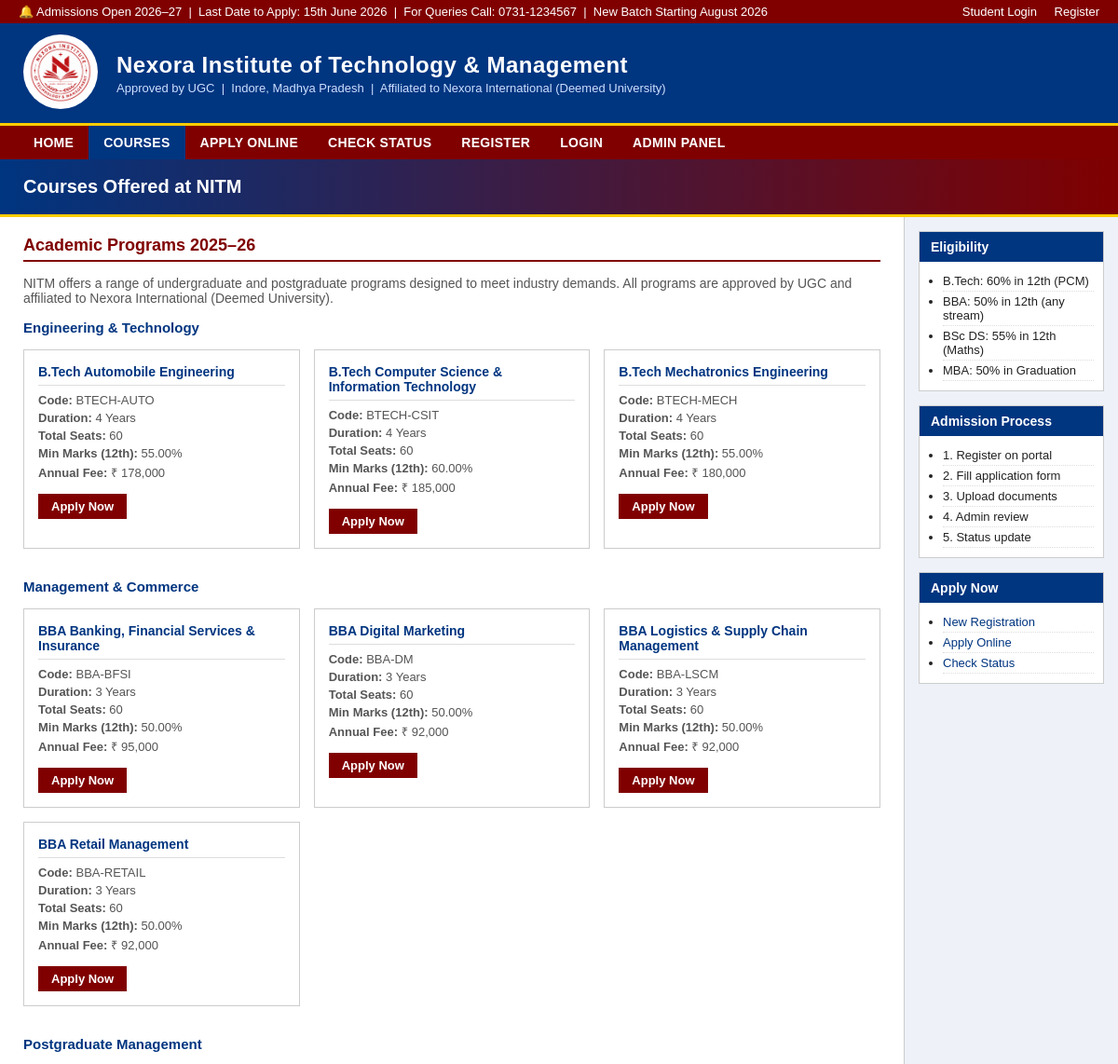
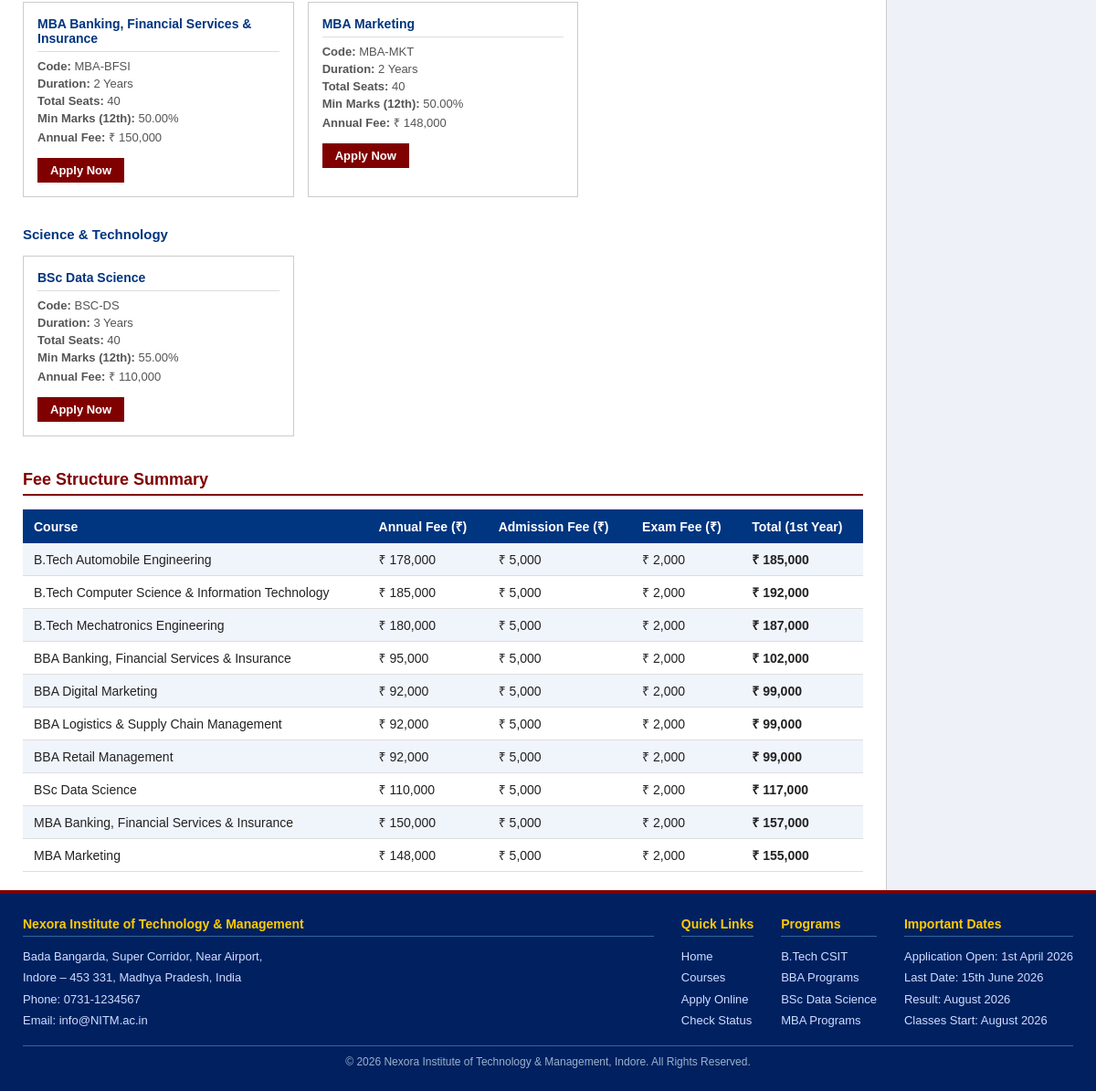
/courses.php, run on the app's committed database (2 pictures, top to bottom).
### tables this page shows
CREATE TABLE courses (
    course_id    INT AUTO_INCREMENT PRIMARY KEY,
    course_name  VARCHAR(150) NOT NULL,
    course_code  VARCHAR(20)  NOT NULL UNIQUE,
    department   VARCHAR(100),
    duration     VARCHAR(20),
    total_seats  INT          DEFAULT 60,
    min_marks    DECIMAL(5,2) DEFAULT 50.00,
    fee_per_year DECIMAL(10,2)
);

CREATE TABLE fees (
    fee_id           INT AUTO_INCREMENT PRIMARY KEY,
    course_id        INT NOT NULL UNIQUE,
    annual_fee       DECIMAL(10,2) NOT NULL,
    admission_fee    DECIMAL(10,2) DEFAULT 5000.00,
    exam_fee         DECIMAL(10,2) DEFAULT 2000.00,
    hostel_fee       DECIMAL(10,2) DEFAULT 60000.00,
    FOREIGN KEY (course_id) REFERENCES courses(course_id) ON DELETE CASCADE
);

### courses.php (the view, shortened to what this page needs)
<?php
require_once 'config.php';
include 'includes/header.php';
$result = mysqli_query($conn, "SELECT * FROM courses ORDER BY department, course_name");
$courses = mysqli_fetch_all($result, MYSQLI_ASSOC);
$departments = [];
foreach ($courses as $c) {
    $departments[$c['department']][] = $c;
}
?>
<div class="page-banner">Courses Offered at NITM</div>
<div class="container">
    <div class="main-content">
        <h2 class="section-title">Academic Programs 2025–26</h2>
        <p style="font-size:14px; color:#555; margin-bottom:15px;">
            NITM offers a range of undergraduate and postgraduate programs designed to meet industry demands.
            All programs are approved by UGC and affiliated to Nexora International (Deemed University).
        </p>
        <?php foreach ($departments as $dept => $dept_courses): ?>
        <h3 class="sub-title"><?= htmlspecialchars($dept) ?></h3>
        <div class="course-grid">
            <?php foreach ($dept_courses as $course): ?>
            <div class="course-card">
                <h4><?= htmlspecialchars($course['course_name']) ?></h4>
                <p><strong>Code:</strong> <?= htmlspecialchars($course['course_code']) ?></p>
                <p><strong>Duration:</strong> <?= htmlspecialchars($course['duration']) ?></p>
                <p><strong>Total Seats:</strong> <?= $course['total_seats'] ?></p>
                <p><strong>Min Marks (12th):</strong> <?= $course['min_marks'] ?>%</p>
                <p><strong>Annual Fee:</strong> &#8377; <?= number_format($course['fee_per_year'], 0) ?></p>
                <a href="apply.php?course_id=<?= $course['course_id'] ?>" class="apply-link">Apply Now</a>
            </div>
            <?php endforeach; ?>
        </div>
        <br>
        <?php endforeach; ?>
        <h2 class="section-title" style="margin-top:20px;">Fee Structure Summary</h2>
        <table>
            <tr>
                <th>Course</th>
                <th>Annual Fee (₹)</th>
                <th>Admission Fee (₹)</th>
                <th>Exam Fee (₹)</th>
                <th>Total (1st Year)</th>
            </tr>
            <?php
            $fee_result = mysqli_query($conn,
                "SELECT c.course_name, f.annual_fee, f.admission_fee, f.exam_fee
                 FROM fees f
                 JOIN courses c ON f.course_id = c.course_id
                 ORDER BY c.course_name");
            while ($row = mysqli_fetch_assoc($fee_result)):
                $total = $row['annual_fee'] + $row['admission_fee'] + $row['exam_fee'];
            ?>
            <tr>
                <td><?= htmlspecialchars($row['course_name']) ?></td>
                <td>&#8377; <?= number_format($row['annual_fee'], 0) ?></td>
                <td>&#8377; <?= number_format($row['admission_fee'], 0) ?></td>
                <td>&#8377; <?= number_format($row['exam_fee'], 0) ?></td>
                <td><strong>&#8377; <?= number_format($total, 0) ?></strong></td>
            </tr>
            <?php endwhile; ?>
        </table>
    </div>
    <div class="sidebar">
        <div class="sidebar-widget">
            <h3>Eligibility</h3>
            <ul>
                <li>B.Tech: 60% in 12th (PCM)</li>
                <li>BBA: 50% in 12th (any stream)</li>
                <li>BSc DS: 55% in 12th (Maths)</li>
                <li>MBA: 50% in Graduation</li>
            </ul>
        </div>
        <div class="sidebar-widget">
            <h3>Admission Process</h3>
            <ul>
                <li>1. Register on portal</li>
                <li>2. Fill application form</li>
                <li>3. Upload documents</li>
                <li>4. Admin review</li>
                <li>5. Status update</li>
            </ul>
        </div>
        <div class="sidebar-widget">
            <h3>Apply Now</h3>
            <ul>
                <li><a href="register.php">New Registration</a></li>
                <li><a href="apply.php">Apply Online</a></li>
                <li><a href="status.php">Check Status</a></li>
            </ul>
        </div>
    </div>
</div>
<?php include 'includes/footer.php'; ?>

### includes/header.php (shortened to what this page needs)
<?php
$prefix = (isset($in_subfolder) && $in_subfolder) ? '../' : '';
?>
<!DOCTYPE html>
<html lang="en">
<head>
    <link rel="stylesheet" href="<?= $prefix ?>css/style.css">
</head>
<body>
<div class="top-bar">
    <marquee behavior="scroll" direction="left">
        &#128276; Admissions Open 2026–27 &nbsp;|&nbsp;
        Last Date to Apply: 15th June 2026 &nbsp;|&nbsp;
        For Queries Call: 0731-1234567 &nbsp;|&nbsp;
        New Batch Starting August 2026
    </marquee>
    <div class="top-links">
        <?php if (isset($_SESSION['student_id'])): ?>
            <a href="<?= $prefix ?>status.php">My Application</a>
            <a href="<?= $prefix ?>logout.php">Logout</a>
        <?php else: ?>
            <a href="<?= $prefix ?>login.php">Student Login</a>
            <a href="<?= $prefix ?>register.php">Register</a>
        <?php endif; ?>
    </div>
</div>
<header>
    <div><img src="includes/nitmlogo.png"
     alt="NITM Logo"
     style="
        width:80px;
        height:80px;
        border-radius:50%;
        background:#fff;
        object-fit:cover;
        padding:5px;
        flex-shrink:0;
     ">
    </div>
    <div class="header-text">
        <h1>Nexora Institute of Technology & Management</h1>
        <p>Approved by UGC &nbsp;|&nbsp; Indore, Madhya Pradesh &nbsp;|&nbsp; Affiliated to Nexora International (Deemed University)</p>
    </div>
</header>
<nav>
    <ul>
        <li><a href="<?= $prefix ?>index.php"    class="<?= basename($_SERVER['PHP_SELF'])=='index.php'   ? 'active' : '' ?>">Home</a></li>
        <li><a href="<?= $prefix ?>courses.php"  class="<?= basename($_SERVER['PHP_SELF'])=='courses.php'  ? 'active' : '' ?>">Courses</a></li>
        <li><a href="<?= $prefix ?>apply.php"    class="<?= basename($_SERVER['PHP_SELF'])=='apply.php'    ? 'active' : '' ?>">Apply Online</a></li>
        <li><a href="<?= $prefix ?>status.php"   class="<?= basename($_SERVER['PHP_SELF'])=='status.php'   ? 'active' : '' ?>">Check Status</a></li>
        <li><a href="<?= $prefix ?>register.php" class="<?= basename($_SERVER['PHP_SELF'])=='register.php' ? 'active' : '' ?>">Register</a></li>
        <li><a href="<?= $prefix ?>login.php"    class="<?= basename($_SERVER['PHP_SELF'])=='login.php'    ? 'active' : '' ?>">Login</a></li>
        <li><a href="<?= $prefix ?>admin/dashboard.php">Admin Panel</a></li>
    </ul>
</nav>

### includes/footer.php (shortened to what this page needs)
<footer>
    <div class="footer-grid">
        <div class="footer-col" style="flex:2;">
            <h4>Nexora Institute of Technology & Management</h4>
            <p>
                Bada Bangarda, Super Corridor, Near Airport,<br>
                Indore – 453 331, Madhya Pradesh, India<br>
                Phone: 0731-1234567<br>
                Email: info@NITM.ac.in
            </p>
        </div>
        <div class="footer-col">
            <h4>Quick Links</h4>
            <a href="index.php">Home</a><br>
            <a href="courses.php">Courses</a><br>
            <a href="apply.php">Apply Online</a><br>
            <a href="status.php">Check Status</a>
        </div>
        <div class="footer-col">
            <h4>Programs</h4>
            <a href="courses.php">B.Tech CSIT</a><br>
            <a href="courses.php">BBA Programs</a><br>
            <a href="courses.php">BSc Data Science</a><br>
            <a href="courses.php">MBA Programs</a>
        </div>
        <div class="footer-col">
            <h4>Important Dates</h4>
            <p>Application Open: 1st April 2026</p>
            <p>Last Date: 15th June 2026</p>
            <p>Result: August 2026</p>
            <p>Classes Start: August 2026</p>
        </div>
    </div>
    <div class="footer-bottom">
        &copy; <?= date('Y') ?> Nexora Institute of Technology & Management, Indore. All Rights Reserved.
    </div>
</footer>
</body>
</html>

### css/style.css (style rules this page uses)
* { margin: 0; padding: 0; box-sizing: border-box; }
body { font-family: Arial, Helvetica, sans-serif; font-size: 15px; background-color: #f5f5f5; color: #222; }
a { color: #003580; text-decoration: none; }
.top-bar { background-color: #800000; color: #fff; font-size: 13px; padding: 5px 20px; display: flex; justify-content: space-between; align-items: center; }
.top-bar .top-links a { color: #fff; margin-left: 15px; font-size: 13px; }
header { background-color: #003580; color: #fff; display: flex; align-items: center; padding: 12px 25px; gap: 20px; }
.header-text h1 { font-size: 24px; font-weight: bold; letter-spacing: 0.5px; }
.header-text p { font-size: 13px; color: #cce0ff; margin-top: 3px; }
nav { background-color: #800000; border-top: 3px solid #ffcc00; }
nav ul { list-style: none; display: flex; flex-wrap: wrap; padding: 0 20px; }
nav ul li a { display: block; color: #fff; padding: 10px 16px; font-size: 14px; font-weight: bold; text-transform: uppercase; letter-spacing: 0.3px; }
nav ul li a:hover, nav ul li a.active { background-color: #003580; text-decoration: none; }
.page-banner { background: linear-gradient(to right, #003580, #800000); color: #fff; padding: 18px 25px; font-size: 20px; font-weight: bold; border-bottom: 3px solid #ffcc00; }
.container { display: flex; gap: 0; min-height: calc(100vh - 260px); }
.main-content { flex: 1; padding: 20px 25px; background: #fff; }
.sidebar { width: 230px; background-color: #eef2f8; padding: 15px; border-left: 1px solid #ccc; }
.sidebar-widget { background: #fff; border: 1px solid #ccc; margin-bottom: 15px; }
.sidebar-widget h3 { background-color: #003580; color: #fff; padding: 8px 12px; font-size: 14px; }
.sidebar-widget ul { list-style: disc; padding: 10px 10px 10px 25px; }
.sidebar-widget ul li { font-size: 13px; padding: 3px 0; border-bottom: 1px dotted #ddd; }
.sidebar-widget ul li a { color: #003580; font-size: 13px; }
h2.section-title { color: #800000; font-size: 18px; border-bottom: 2px solid #800000; padding-bottom: 5px; margin-bottom: 15px; }
h3.sub-title { color: #003580; font-size: 15px; margin: 15px 0 8px; }
table { width: 100%; border-collapse: collapse; font-size: 14px; margin-top: 10px; }
table th { background-color: #003580; color: #fff; padding: 9px 12px; text-align: left; }
table td { padding: 8px 12px; border-bottom: 1px solid #ddd; }
table tr:nth-child(even) { background-color: #f0f4fb; }
.course-grid { display: grid; grid-template-columns: repeat(auto-fill, minmax(260px, 1fr)); gap: 15px; margin-top: 15px; }
.course-card { border: 1px solid #ccc; background: #fff; padding: 15px; }
.course-card h4 { color: #003580; font-size: 14px; margin-bottom: 8px; border-bottom: 1px solid #ddd; padding-bottom: 6px; }
.course-card p { font-size: 13px; color: #555; margin-bottom: 4px; }
.course-card .apply-link { display: inline-block; margin-top: 10px; background: #800000; color: #fff; padding: 6px 14px; font-size: 13px; font-weight: bold; }
footer { background-color: #002060; color: #cce0ff; padding: 25px; font-size: 13px; border-top: 4px solid #800000; }
.footer-grid { display: flex; gap: 30px; flex-wrap: wrap; margin-bottom: 15px; }
.footer-col h4 { color: #ffcc00; margin-bottom: 10px; font-size: 14px; border-bottom: 1px solid #336699; padding-bottom: 5px; }
.footer-col p, .footer-col a { color: #cce0ff; line-height: 1.8; font-size: 13px; }
.footer-bottom { border-top: 1px solid #336699; padding-top: 10px; text-align: center; font-size: 12px; color: #99b3cc; }

### data on the page
courses: course_name "B.Tech Automobile Engineering", course_code "BTECH-AUTO", duration "4 Years", total_seats "60", min_marks "55.00", fee_per_year "178,000"
courses: course_name "B.Tech Computer Science & Information Technology", course_code "BTECH-CSIT", duration "4 Years", total_seats "60", min_marks "60.00", fee_per_year "185,000"
courses: course_name "B.Tech Mechatronics Engineering", course_code "BTECH-MECH", duration "4 Years", total_seats "60", min_marks "55.00", fee_per_year "180,000"
courses: course_name "BBA Banking, Financial Services & Insurance", course_code "BBA-BFSI", duration "3 Years", total_seats "60", min_marks "50.00", fee_per_year "95,000"
courses: course_name "BBA Digital Marketing", course_code "BBA-DM", duration "3 Years", total_seats "60", min_marks "50.00", fee_per_year "92,000"
courses: course_name "BBA Logistics & Supply Chain Management", course_code "BBA-LSCM", duration "3 Years", total_seats "60", min_marks "50.00", fee_per_year "92,000"
courses: course_name "BBA Retail Management", course_code "BBA-RETAIL", duration "3 Years", total_seats "60", min_marks "50.00", fee_per_year "92,000"
courses: course_name "MBA Banking, Financial Services & Insurance", course_code "MBA-BFSI", duration "2 Years", total_seats "40", min_marks "50.00", fee_per_year "150,000"
courses: course_name "MBA Marketing", course_code "MBA-MKT", duration "2 Years", total_seats "40", min_marks "50.00", fee_per_year "148,000"
courses: course_name "BSc Data Science", course_code "BSC-DS", duration "3 Years", total_seats "40", min_marks "55.00", fee_per_year "110,000"
fees: course.course_name "B.Tech Automobile Engineering", annual_fee "178,000", admission_fee "5,000", exam_fee "2,000", total "185,000"
fees: course.course_name "B.Tech Computer Science & Information Technology", annual_fee "185,000", admission_fee "5,000", exam_fee "2,000", total "192,000"
fees: course.course_name "B.Tech Mechatronics Engineering", annual_fee "180,000", admission_fee "5,000", exam_fee "2,000", total "187,000"
fees: course.course_name "BBA Banking, Financial Services & Insurance", annual_fee "95,000", admission_fee "5,000", exam_fee "2,000", total "102,000"
fees: course.course_name "BBA Digital Marketing", annual_fee "92,000", admission_fee "5,000", exam_fee "2,000", total "99,000"
fees: course.course_name "BBA Logistics & Supply Chain Management", annual_fee "92,000", admission_fee "5,000", exam_fee "2,000", total "99,000"
fees: course.course_name "BBA Retail Management", annual_fee "92,000", admission_fee "5,000", exam_fee "2,000", total "99,000"
fees: course.course_name "BSc Data Science", annual_fee "110,000", admission_fee "5,000", exam_fee "2,000", total "117,000"
fees: course.course_name "MBA Banking, Financial Services & Insurance", annual_fee "150,000", admission_fee "5,000", exam_fee "2,000", total "157,000"
fees: course.course_name "MBA Marketing", annual_fee "148,000", admission_fee "5,000", exam_fee "2,000", total "155,000"

### other printed values
$dept "Engineering & Technology"
$dept "Management & Commerce"
$dept "Postgraduate Management"
$dept "Science & Technology"
